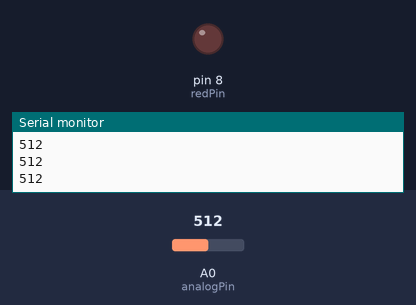
The sketch below on a simulated Arduino Uno, built with avr-gcc and run on an emulated ATmega328P. Shown: output pins drawn as LEDs (lit = HIGH), the last lines printed to the serial monitor. The test bench sets the inputs (shaded band); at power-on: A0 (analogPin) = 512.

Above: at 1.2 s.
1.3 s: A0 (analogPin) set to 989
2.8 s: A0 (analogPin) set to 1014
At 3.3 s:
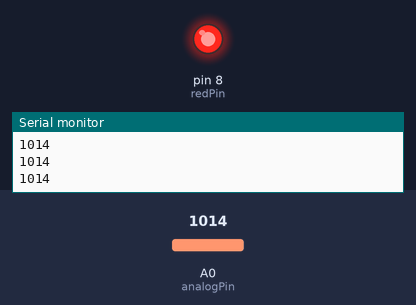
4.3 s: A0 (analogPin) set to 990
At 5.5 s:
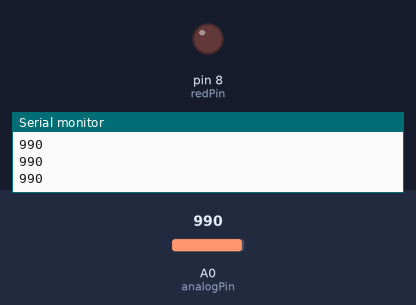
5.8 s: A0 (analogPin) set to 1010
At 6.8 s:
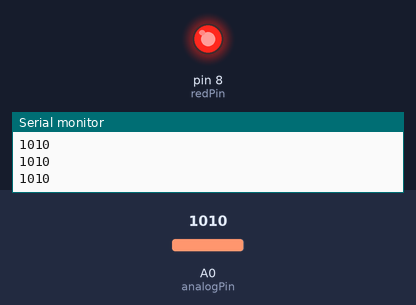
Timing chart, 0 to 8.3 s (numbered marks = the images above; inputs shaded):
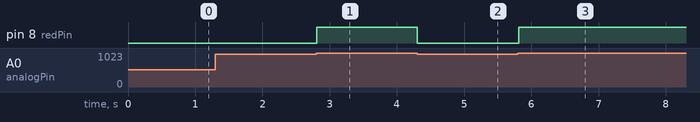

Measured:
- the behaviour switches between 999 and 1000 on A0 (analogPin) (found by bisection; images 0 and 1)
- after the input at 2.8 s, pin 8 (redPin): LOW → HIGH at once
- after the input at 4.3 s, pin 8 (redPin): HIGH → LOW at once
- after the input at 5.8 s, pin 8 (redPin): LOW → HIGH at once

The sketch:

Warning_of_excess_volts_using_while_loops.ino
```cpp
int analogPin=A0;
int redPin=8;
int potVal;
 void setup()
 {
 pinMode(analogPin,INPUT);
 pinMode(redPin,OUTPUT);
 Serial.begin(9600);

  }

  void loop()
  {

    potVal=analogRead(analogPin);
    Serial.println(potVal);
    while(potVal>=1000)
    {
      digitalWrite(redPin,HIGH);
      potVal=analogRead(analogPin);
      Serial.println(potVal);
      }
    digitalWrite(redPin,LOW);
    }
```
